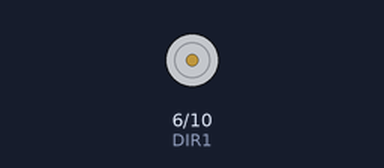
The sketch below on a simulated Arduino Uno, built with avr-gcc and run on an emulated ATmega328P. On the bench: motor-driver pin pairs drawn as motors (green arrow = first pin HIGH = forward, orange = second pin HIGH = backward, longer = more drive).

Above: at 6.2 s.
At 14.4 s:
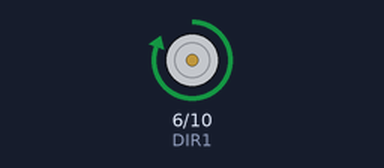
Timing chart, 0 to 21.3 s (numbered marks = the images above):
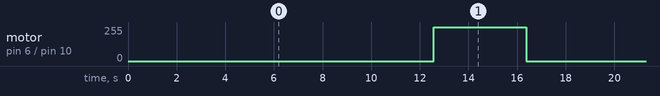

Measured:
- by itself, motor on pin 6 (DIR1) / pin 10 (DIR2): alternates forward 255/255 for 3.8 s and stopped for 12.6 s

The sketch:

sweep.ino
```cpp
int ENA1=4; //define Enable pin
int ENA2=5; //define Enable pin

int PUL1=7; //define Pulse pin
int DIR1=6; //define Direction pin

int PUL2=9; //define Pulse pin
int DIR2=10; //define Direction pin

int TTL_S=12; //define Short TTL pin
int TTL_L=13; //define Long TTL pin

void ttl_short(){
    digitalWrite(TTL_S,HIGH);
    delayMicroseconds(1);
    digitalWrite(TTL_S,LOW);
 }


void ttl_long_on(){
    digitalWrite(TTL_L,HIGH);
 }

void ttl_long_off(){
    digitalWrite(TTL_L,LOW);
 }


void for_x(){          //Moves 1mm in the positive x direction
  for (int k=0; k<252; k++){
    digitalWrite(ENA1,HIGH);
    digitalWrite(DIR1,LOW);
    digitalWrite(PUL1,HIGH);
    delayMicroseconds(500);
    digitalWrite(PUL1,LOW);
    delayMicroseconds(500);
    digitalWrite(ENA1,LOW);
  }

}

void back_x(){          //Moves 1mm in the negative x direction
  for (int k=0; k<252; k++){
    digitalWrite(ENA1,HIGH);
    digitalWrite(DIR1,HIGH);
    digitalWrite(PUL1,HIGH);
    delayMicroseconds(500);
    digitalWrite(PUL1,LOW);
    delayMicroseconds(500);
    digitalWrite(ENA1,LOW);
  }

}

void for_y(){         //Moves 1mm in the positive y direction
  for (int k=0; k<252; k++){
    digitalWrite(ENA2,HIGH);
    digitalWrite(DIR2,LOW);
    digitalWrite(PUL2,HIGH);
    delayMicroseconds(500);
    digitalWrite(PUL2,LOW);
    delayMicroseconds(500);
    digitalWrite(ENA2,LOW);
  }

}

void back_y(){          //Moves 1mm in the negative y direction
  for (int k=0; k<252; k++){
    digitalWrite(ENA2,HIGH);
    digitalWrite(DIR2,HIGH);
    digitalWrite(PUL2,HIGH);
    delayMicroseconds(500);
    digitalWrite(PUL2,LOW);
    delayMicroseconds(500);
    digitalWrite(ENA2,LOW);
  }

}


void setup() {
  pinMode (PUL1, OUTPUT);
  pinMode (DIR1, OUTPUT);
  pinMode (PUL2, OUTPUT);
  pinMode (DIR2, OUTPUT);
  Serial.begin(9600);

  for (int i=0; i<10; i++)
  {
    for (int j=0; j<10; j++)

    {
      for_x();
      ttl_long_on();    //Start long TTL pulse (up)
      ttl_short();    //One 1us signal before starting acquisition

      delay(1000);    //Data acquisition time

      ttl_short();    //One 1us signal to finish acquisition
      ttl_long_off();   //Finish long TTL pulse (down)

    }

    for (int j=0; j<10; j++)

    {
      back_x();
    }

    for_y();
    ttl_long_on();    //Start long TTL pulse (up)
    ttl_short();    //One 1us signal before starting acquisition

    delay(1000);    //Data acquisition time

    ttl_short();    //One 1us signal to finish acquisition
    ttl_long_off();   //Finish long TTL pulse (down)


  }

    for (int j=0; j<10; j++)

    {
      back_y();      //Go back to starting point
    }


}

void loop() {

}
```
